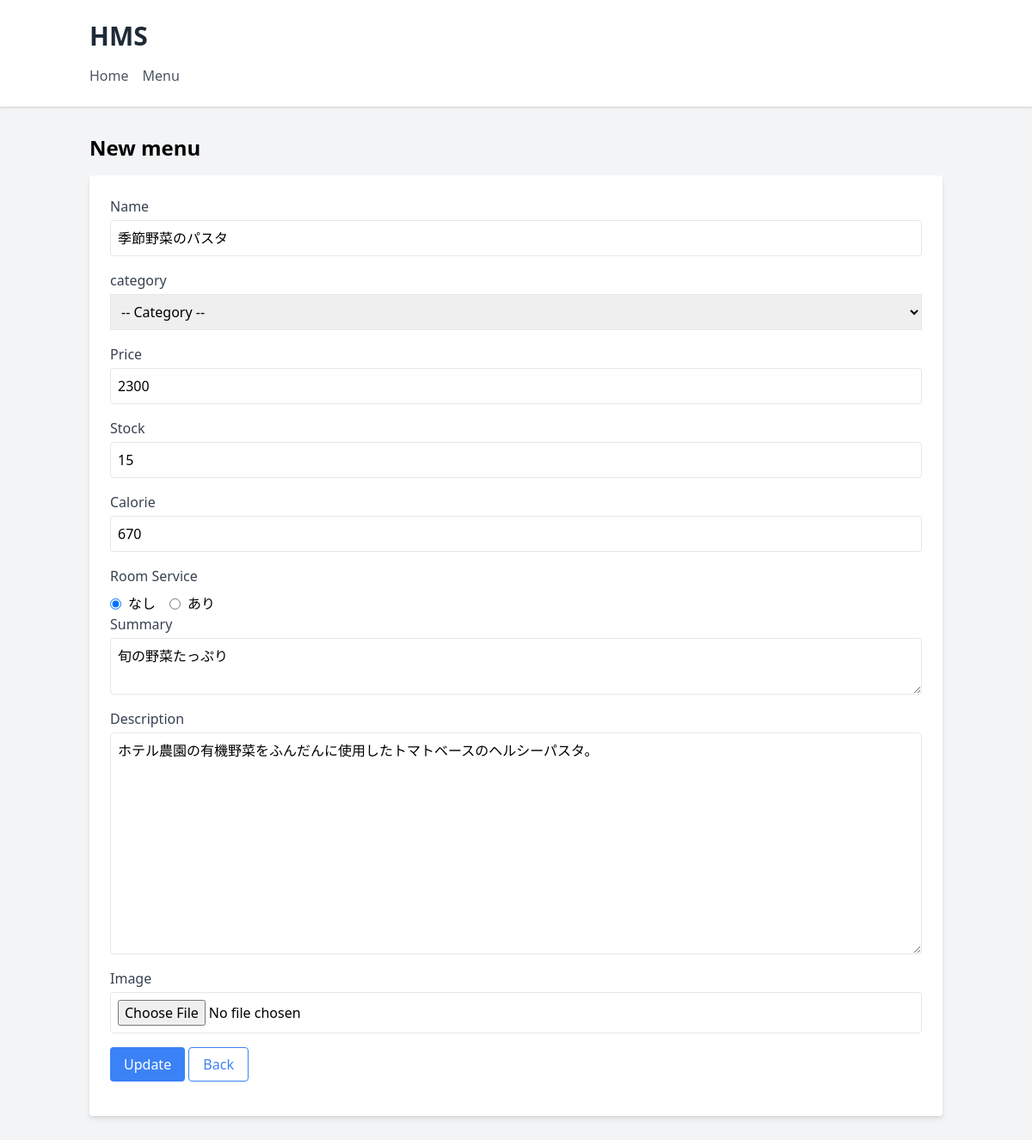
Screenshot of /admin/menu/edit.php?id=4 with the database file from the repository.
### tables this page shows
CREATE TABLE menus (
    id BIGINT UNSIGNED AUTO_INCREMENT PRIMARY KEY COMMENT 'ID',
    name VARCHAR(255) NOT NULL COMMENT '名称',
    category_id BIGINT UNSIGNED NOT NULL COMMENT 'カテゴリID',
    price INT NOT NULL COMMENT '価格',
    stock INT NOT NULL COMMENT '在庫',
    summary TEXT COMMENT 'サマリー',
    description TEXT COMMENT '説明',
    image_name TEXT COMMENT '画像名',
    is_room_service TINYINT(1) NOT NULL DEFAULT 0 COMMENT 'ルームサービスフラグ',
    calories INT COMMENT 'カロリー',
    created_at DATETIME NOT NULL DEFAULT CURRENT_TIMESTAMP COMMENT '作成日',
    updated_at DATETIME NOT NULL DEFAULT CURRENT_TIMESTAMP ON UPDATE CURRENT_TIMESTAMP COMMENT '更新日',
    
     
    CONSTRAINT fk_menus_category_id
        FOREIGN KEY (category_id)
        REFERENCES categories(id)
        ON DELETE CASCADE
);

### lib/DB.php (called while the page is built, shortened)
<?php
class DB
{
    function __construct()
    {
        $db_connection = DB_CONNECTION;
        $db_name = DB_DATABASE;
        $db_host = DB_HOST;
        $db_port = DB_PORT;
        $db_user = DB_USERNAME;
        $db_password = DB_PASSWORD;
        $dsn = "{$db_connection}:dbname={$db_name};host={$db_host};charset=utf8;port={$db_port}";
        try {
            $this->pdo = new PDO($dsn, $db_user, $db_password);
        } catch (PDOException $e) {
            echo "接続失敗: " . $e->getMessage();
            echo $dsn;
            exit;
        }
    }
}

### app/models/Menu.php (called while the page is built, shortened)
<?php
class Menu extends DB
{
    public $table_name = "menus";
    public function findByID($id)
    {
        $posts['id'] = $id;
        $sql = "SELECT * FROM {$this->table_name} WHERE id = :id;";
        $stmt = $this->pdo->prepare($sql);
        $stmt->execute($posts);
        $this->value = $stmt->fetch();
        return $this->value;
    }
}

### lib/Form.php (called while the page is built, shortened)
<?php
class Form
{
    public static function checked($current_value, $select_value)
    {
        if ($current_value == $select_value) return 'checked';
    }
}

### admin/menu/edit.php (the view, shortened to what this page needs)
<?php
$menu = new Menu();
$menu->findByID($_GET['id']);
?>
<!DOCTYPE html>
<html lang="ja">
<?php include('../../components/admin_head.php') ?>
<body class="bg-gray-100">
    <?php include('../../components/admin_nav.php') ?>
    <div class="container mx-auto px-4 py-8">
        <h1 class="text-2xl font-bold mb-4">New menu</h1>
        <form method="POST" action="admin/menu/update.php" enctype="multipart/form-data" class="bg-white p-6 rounded shadow-md">
            <div class="mb-4">
                <label class="block text-gray-700">Name</label>
                <input type="text" name="name" value="<?= $menu->value['name'] ?>" class="mt-1 block p-2 w-full border rounded" required>
            </div>
            <div class="mb-4">
                <label class="block text-gray-700">category</label>
                <select name="category_id" class="mt-1 p-2 block w-full border">
                    <option value="0">-- Category --</option>
                </select>
            </div>
            <div class="mb-4">
                <label class="block text-gray-700">Price</label>
                <input type="number" name="price" value="<?= $menu->value['price'] ?>" class="mt-1 block p-2 w-full border rounded" required>
            </div>
            <div class="mb-4">
                <label class="block text-gray-700">Stock</label>
                <input type="number" name="stock" value="<?= $menu->value['stock'] ?>" class="mt-1 block p-2 w-full border rounded" required>
            </div>
            <div class="mb-4">
                <label class="block text-gray-700">Calorie</label>
                <input type="number" name="calories" value="<?= $menu->value['calories'] ?>" class="mt-1 block p-2 w-full border rounded" required>
            </div>
            <label class="block text-gray-700 mb-2">Room Service</label>
            <div class="flex items-center space-x-4">
                <div class="flex items-center space-x-2">
                    <input id="is_room_service_0" <?= Form::checked(0, $menu->value['is_room_service']) ?> type="radio" name="is_room_service" value="0" class="form-radio" required>
                    <label for="is_room_service_0">なし</label>
                </div>
                <div class="flex items-center space-x-2">
                    <input id="is_room_service_1" <?= Form::checked(1, $menu->value['is_room_service']) ?> type="radio" name="is_room_service" value="1" class="form-radio" required>
                    <label for="is_room_service_1">あり</label>
                </div>
            </div>
            <div class="mb-4">
                <label class="block text-gray-700">Summary</label>
                <textarea name="summary" class="mt-1 block p-2 w-full border rounded" required><?= $menu->value['summary'] ?></textarea>
            </div>
            <div class="mb-4">
                <label class="block text-gray-700">Description</label>
                <textarea name="description" rows="10" class="mt-1 block p-2 w-full border rounded" required><?= $menu->value['description'] ?></textarea>
            </div>
            <div class="mb-4">
                <label class="block text-gray-700">Image</label>
                <input type="file" name="image" class="mt-1 block p-2 w-full border rounded">
            </div>
            <div class="mb-4">
                <button type="submit" class="bg-blue-500 text-white py-2 px-4 rounded">Update</button>
                <a href="admin/menu/" class="text-blue-500 border border-blue-500 py-2 px-4 rounded">Back</a>
            </div>
        </form>
    </div>
</body>
</html>

### rows the page displays
menus: name "季節野菜のパスタ", price "2300", stock "15", calories "670", summary "旬の野菜たっぷり", description "ホテル農園の有機野菜をふんだんに使用したトマトベースのヘルシーパスタ。"

### other values shown
SITE_TITLE "HMS"
